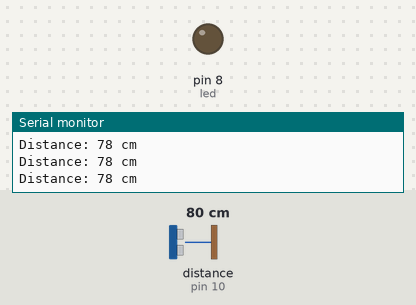
This sketch was run on a simulated Arduino Uno, built with avr-gcc and run on an emulated ATmega328P. On the bench: output pins drawn as LEDs (lit = HIGH), the last lines printed to the serial monitor. Wiring (inferred from the names in the program): ultrasonic range finder: trigger pin 9; echo pin 10. The test bench sets the inputs (shaded band); at power-on: distance to the obstacle (sensor on pin 10) 80 cm. The echo pulse lasts 58.3 µs per cm; pins used as bus, display or sensor lines are not drawn.

Above: at 1.2 s.
1.3 s: distance to the obstacle (sensor on pin 10) set to 12 cm
2.8 s: distance to the obstacle (sensor on pin 10) set to 9 cm
At 3.1 s:
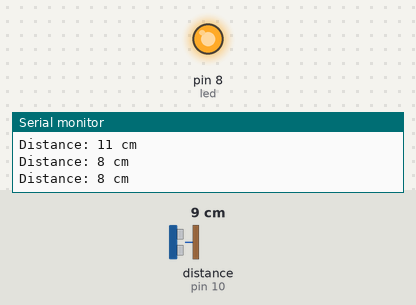
4.3 s: distance to the obstacle (sensor on pin 10) set to 18 cm
At 4.7 s:
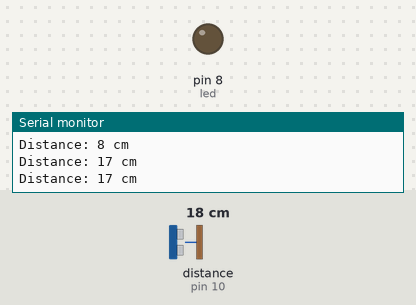
5.9 s: distance to the obstacle (sensor on pin 10) set to 2 cm
At 6.5 s:
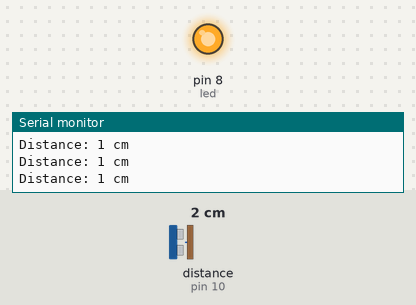
Timing chart, 0 to 8.5 s (numbered marks = the images above; inputs shaded):
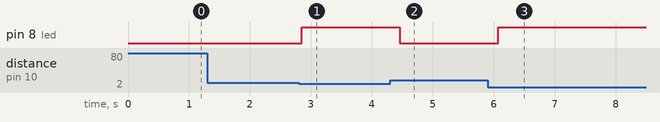

Measured:
- the behaviour switches between 11 and 10 cm on distance to the obstacle (sensor on pin 10) (found by bisection; images 0 and 1)
- after the input at 2.8 s, pin 8 (led): LOW → HIGH after 0.05 s
- after the input at 4.3 s, pin 8 (led): HIGH → LOW after 0.16 s
- after the input at 5.9 s, pin 8 (led): LOW → HIGH after 0.17 s

The sketch:

ultrasonic_distance_measurement_system.ino
```cpp
int trigPin = 9;
int echoPin = 10;

int led = 8;

long duration;
int distance;

void setup() {

  pinMode(trigPin, OUTPUT);
  pinMode(echoPin, INPUT);

  pinMode(led, OUTPUT);

  Serial.begin(9600);

}

void loop() {

  digitalWrite(trigPin, LOW);
  delayMicroseconds(2);

  digitalWrite(trigPin, HIGH);
  delayMicroseconds(10);

  digitalWrite(trigPin, LOW);

  duration = pulseIn(echoPin, HIGH);

  distance = duration * 0.034 / 2;

  Serial.print("Distance: ");
  Serial.print(distance);
  Serial.println(" cm");

  if (distance < 10) {

    digitalWrite(led, HIGH);

  } else {

    digitalWrite(led, LOW);

  }

  delay(200);

}
```
